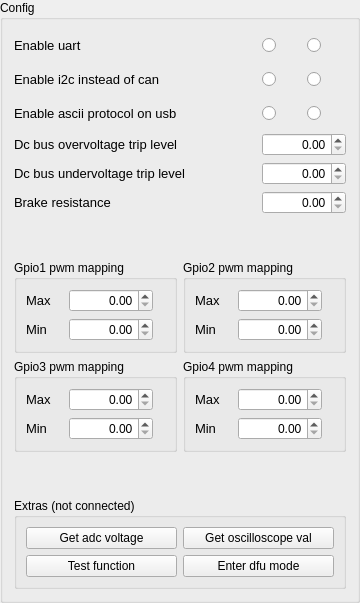
          <widget class="QGroupBox" name="groupBox_axis_config_5">
           <property name="maximumSize">
            <size>
             <width>360</width>
             <height>16777215</height>
            </size>
           </property>
           <property name="title">
            <string>Config</string>
           </property>
           <layout class="QGridLayout" name="gridLayout_45">
            <item row="0" column="0" colspan="2">
             <layout class="QGridLayout" name="gridLayout_46">
              <item row="3" column="2">
               <widget class="QDoubleSpinBox" name="doubleSpinBox_dcBusOvervoltageTripLevelValue">
                <property name="alignment">
                 <set>Qt::AlignRight|Qt::AlignTrailing|Qt::AlignVCenter</set>
                </property>
                <property name="maximum">
                 <double>1000000.000000000000000</double>
                </property>
               </widget>
              </item>
              <item row="5" column="0">
               <widget class="QLabel" name="label_dcBusUndervoltageTripLevel">
                <property name="font">
                 <font>
                  <pointsize>10</pointsize>
                 </font>
                </property>
                <property name="text">
                 <string>Dc bus undervoltage trip level</string>
                </property>
               </widget>
              </item>
              <item row="3" column="0">
               <widget class="QLabel" name="label_dcBusOvervoltageTripLevel">
                <property name="font">
                 <font>
                  <pointsize>10</pointsize>
                 </font>
                </property>
                <property name="text">
                 <string>Dc bus overvoltage trip level</string>
                </property>
               </widget>
              </item>
              <item row="0" column="0">
               <widget class="QLabel" name="label_enableUart">
                <property name="font">
                 <font>
                  <pointsize>10</pointsize>
                 </font>
                </property>
                <property name="text">
                 <string>Enable uart</string>
                </property>
               </widget>
              </item>
              <item row="6" column="0">
               <widget class="QLabel" name="label_brakeResistance">
                <property name="font">
                 <font>
                  <pointsize>10</pointsize>
                 </font>
                </property>
                <property name="text">
                 <string>Brake resistance</string>
                </property>
               </widget>
              </item>
              <item row="0" column="1">
               <spacer name="horizontalSpacer_5">
                <property name="orientation">
                 <enum>Qt::Horizontal</enum>
                </property>
                <property name="sizeHint" stdset="0">
                 <size>
                  <width>40</width>
                  <height>20</height>
                 </size>
                </property>
               </spacer>
              </item>
              <item row="5" column="2">
               <widget class="QDoubleSpinBox" name="doubleSpinBox_dcBusUndervoltageTripLevelValue">
                <property name="alignment">
                 <set>Qt::AlignRight|Qt::AlignTrailing|Qt::AlignVCenter</set>
                </property>
                <property name="maximum">
                 <double>1000000.000000000000000</double>
                </property>
               </widget>
              </item>
              <item row="0" column="2">
               <layout class="QGridLayout" name="gridLayout_55">
                <item row="0" column="0">
                 <widget class="QRadioButton" name="radioButton_enableUartTrue">
                  <property name="minimumSize">
                   <size>
                    <width>0</width>
                    <height>28</height>
                   </size>
                  </property>
                  <property name="text">
                   <string/>
                  </property>
                  <property name="icon">
                   <iconset>
                    <normaloff>Icons/True.jpg</normaloff>Icons/True.jpg</iconset>
                  </property>
                  <property name="iconSize">
                   <size>
                    <width>26</width>
                    <height>26</height>
                   </size>
                  </property>
                  <attribute name="buttonGroup">
                   <string notr="true">buttonGroup</string>
                  </attribute>
                 </widget>
                </item>
                <item row="0" column="1">
                 <widget class="QRadioButton" name="radioButton_enableUartFalse">
                  <property name="minimumSize">
                   <size>
                    <width>0</width>
                    <height>28</height>
                   </size>
                  </property>
                  <property name="text">
                   <string/>
                  </property>
                  <property name="icon">
                   <iconset>
                    <normaloff>Icons/False.jpg</normaloff>Icons/False.jpg</iconset>
                  </property>
                  <property name="iconSize">
                   <size>
                    <width>26</width>
                    <height>26</height>
                   </size>
                  </property>
                  <attribute name="buttonGroup">
                   <string notr="true">buttonGroup</string>
                  </attribute>
                 </widget>
                </item>
               </layout>
              </item>
              <item row="6" column="2">
               <widget class="QDoubleSpinBox" name="doubleSpinBox_brakeResistanceValue">
                <property name="alignment">
                 <set>Qt::AlignRight|Qt::AlignTrailing|Qt::AlignVCenter</set>
                </property>
                <property name="maximum">
                 <double>1000000.000000000000000</double>
                </property>
               </widget>
              </item>
              <item row="1" column="2">
               <layout class="QGridLayout" name="gridLayout_56">
                <item row="0" column="0">
                 <widget class="QRadioButton" name="radioButton_enableI2cInsteadOfCanTrue">
                  <property name="minimumSize">
                   <size>
                    <width>0</width>
                    <height>28</height>
                   </size>
                  </property>
                  <property name="text">
                   <string/>
                  </property>
                  <property name="icon">
                   <iconset>
                    <normaloff>Icons/True.jpg</normaloff>Icons/True.jpg</iconset>
                  </property>
                  <property name="iconSize">
                   <size>
                    <width>26</width>
                    <height>26</height>
                   </size>
                  </property>
                  <attribute name="buttonGroup">
                   <string notr="true">buttonGroup_2</string>
                  </attribute>
                 </widget>
                </item>
                <item row="0" column="1">
                 <widget class="QRadioButton" name="radioButton_enableI2cInsteadOfCanFalse">
                  <property name="minimumSize">
                   <size>
                    <width>0</width>
                    <height>28</height>
                   </size>
                  </property>
                  <property name="text">
                   <string/>
                  </property>
                  <property name="icon">
                   <iconset>
                    <normaloff>Icons/False.jpg</normaloff>Icons/False.jpg</iconset>
                  </property>
                  <property name="iconSize">
                   <size>
                    <width>26</width>
                    <height>26</height>
                   </size>
                  </property>
                  <attribute name="buttonGroup">
                   <string notr="true">buttonGroup_2</string>
                  </attribute>
                 </widget>
                </item>
               </layout>
              </item>
              <item row="1" column="0">
               <widget class="QLabel" name="label_enableI2cInsteadOfCan">
                <property name="font">
                 <font>
                  <pointsize>10</pointsize>
                 </font>
                </property>
                <property name="text">
                 <string>Enable i2c instead of can</string>
                </property>
               </widget>
              </item>
              <item row="2" column="0">
               <widget class="QLabel" name="label_enableAsciiProtocolOnUsb">
                <property name="font">
                 <font>
                  <pointsize>10</pointsize>
                 </font>
                </property>
                <property name="text">
                 <string>Enable ascii protocol on usb</string>
                </property>
               </widget>
              </item>
              <item row="2" column="2">
               <layout class="QGridLayout" name="gridLayout_57">
                <item row="0" column="0">
                 <widget class="QRadioButton" name="radioButton_enableAsciiProtocolOnUsbTrue">
                  <property name="minimumSize">
                   <size>
                    <width>0</width>
                    <height>28</height>
                   </size>
                  </property>
                  <property name="text">
                   <string/>
                  </property>
                  <property name="icon">
                   <iconset>
                    <normaloff>Icons/True.jpg</normaloff>Icons/True.jpg</iconset>
                  </property>
                  <property name="iconSize">
                   <size>
                    <width>26</width>
                    <height>26</height>
                   </size>
                  </property>
                  <attribute name="buttonGroup">
                   <string notr="true">buttonGroup_3</string>
                  </attribute>
                 </widget>
                </item>
                <item row="0" column="1">
                 <widget class="QRadioButton" name="radioButton_enableAsciiProtocolOnUsbFalse">
                  <property name="minimumSize">
                   <size>
                    <width>0</width>
                    <height>28</height>
                   </size>
                  </property>
                  <property name="text">
                   <string/>
                  </property>
                  <property name="icon">
                   <iconset>
                    <normaloff>Icons/False.jpg</normaloff>Icons/False.jpg</iconset>
                  </property>
                  <property name="iconSize">
                   <size>
                    <width>26</width>
                    <height>26</height>
                   </size>
                  </property>
                  <attribute name="buttonGroup">
                   <string notr="true">buttonGroup_3</string>
                  </attribute>
                 </widget>
                </item>
               </layout>
              </item>
             </layout>
            </item>
            <item row="2" column="0">
             <widget class="QGroupBox" name="groupBox_5">
              <property name="title">
               <string>Gpio1 pwm mapping</string>
              </property>
              <layout class="QGridLayout" name="gridLayout_48">
               <item row="0" column="0">
                <layout class="QGridLayout" name="gridLayout_47">
                 <item row="0" column="1">
                  <spacer name="horizontalSpacer_13">
                   <property name="orientation">
                    <enum>Qt::Horizontal</enum>
                   </property>
                   <property name="sizeHint" stdset="0">
                    <size>
                     <width>40</width>
                     <height>20</height>
                    </size>
                   </property>
                  </spacer>
                 </item>
                 <item row="0" column="0">
                  <widget class="QLabel" name="label_gpio1Max">
                   <property name="font">
                    <font>
                     <pointsize>10</pointsize>
                    </font>
                   </property>
                   <property name="text">
                    <string>Max</string>
                   </property>
                  </widget>
                 </item>
                 <item row="1" column="0">
                  <widget class="QLabel" name="label_gpio1Min">
                   <property name="font">
                    <font>
                     <pointsize>10</pointsize>
                    </font>
                   </property>
                   <property name="text">
                    <string>Min</string>
                   </property>
                  </widget>
                 </item>
                 <item row="0" column="3">
                  <spacer name="horizontalSpacer_14">
                   <property name="orientation">
                    <enum>Qt::Horizontal</enum>
                   </property>
                   <property name="sizeHint" stdset="0">
                    <size>
                     <width>40</width>
                     <height>20</height>
                    </size>
                   </property>
                  </spacer>
                 </item>
                 <item row="0" column="2">
                  <widget class="QDoubleSpinBox" name="doubleSpinBox_gpio1MaxValue">
                   <property name="alignment">
                    <set>Qt::AlignRight|Qt::AlignTrailing|Qt::AlignVCenter</set>
                   </property>
                   <property name="maximum">
                    <double>1000000.000000000000000</double>
                   </property>
                  </widget>
                 </item>
                 <item row="1" column="2">
                  <widget class="QDoubleSpinBox" name="doubleSpinBox_gpio1MinValue">
                   <property name="alignment">
                    <set>Qt::AlignRight|Qt::AlignTrailing|Qt::AlignVCenter</set>
                   </property>
                   <property name="maximum">
                    <double>1000000.000000000000000</double>
                   </property>
                  </widget>
                 </item>
                </layout>
               </item>
              </layout>
             </widget>
            </item>
            <item row="2" column="1">
             <widget class="QGroupBox" name="groupBox_6">
              <property name="title">
               <string>Gpio2 pwm mapping</string>
              </property>
              <layout class="QGridLayout" name="gridLayout_49">
               <item row="0" column="0">
                <layout class="QGridLayout" name="gridLayout_50">
                 <item row="0" column="1">
                  <spacer name="horizontalSpacer_20">
                   <property name="orientation">
                    <enum>Qt::Horizontal</enum>
                   </property>
                   <property name="sizeHint" stdset="0">
                    <size>
                     <width>40</width>
                     <height>20</height>
                    </size>
                   </property>
                  </spacer>
                 </item>
                 <item row="0" column="0">
                  <widget class="QLabel" name="label_gpio2Max">
                   <property name="font">
                    <font>
                     <pointsize>10</pointsize>
                    </font>
                   </property>
                   <property name="text">
                    <string>Max</string>
                   </property>
                  </widget>
                 </item>
                 <item row="1" column="0">
                  <widget class="QLabel" name="label_gpio2Min">
                   <property name="font">
                    <font>
                     <pointsize>10</pointsize>
                    </font>
                   </property>
                   <property name="text">
                    <string>Min</string>
                   </property>
                  </widget>
                 </item>
                 <item row="0" column="3">
                  <spacer name="horizontalSpacer_21">
                   <property name="orientation">
                    <enum>Qt::Horizontal</enum>
                   </property>
                   <property name="sizeHint" stdset="0">
                    <size>
                     <width>40</width>
                     <height>20</height>
                    </size>
                   </property>
                  </spacer>
                 </item>
                 <item row="0" column="2">
                  <widget class="QDoubleSpinBox" name="doubleSpinBox_gpio2MaxValue">
                   <property name="alignment">
                    <set>Qt::AlignRight|Qt::AlignTrailing|Qt::AlignVCenter</set>
                   </property>
                   <property name="maximum">
                    <double>1000000.000000000000000</double>
                   </property>
                  </widget>
                 </item>
                 <item row="1" column="2">
                  <widget class="QDoubleSpinBox" name="doubleSpinBox_gpio2MinValue">
                   <property name="alignment">
                    <set>Qt::AlignRight|Qt::AlignTrailing|Qt::AlignVCenter</set>
                   </property>
                   <property name="maximum">
                    <double>1000000.000000000000000</double>
                   </property>
                  </widget>
                 </item>
                </layout>
               </item>
              </layout>
             </widget>
            </item>
            <item row="3" column="0">
             <widget class="QGroupBox" name="groupBox_7">
              <property name="title">
               <string>Gpio3 pwm mapping</string>
              </property>
              <layout class="QGridLayout" name="gridLayout_51">
               <item row="0" column="0">
                <layout class="QGridLayout" name="gridLayout_52">
                 <item row="0" column="1">
                  <spacer name="horizontalSpacer_27">
                   <property name="orientation">
                    <enum>Qt::Horizontal</enum>
                   </property>
                   <property name="sizeHint" stdset="0">
                    <size>
                     <width>40</width>
                     <height>20</height>
                    </size>
                   </property>
                  </spacer>
                 </item>
                 <item row="0" column="0">
                  <widget class="QLabel" name="label_gpio3Max">
                   <property name="font">
                    <font>
                     <pointsize>10</pointsize>
                    </font>
                   </property>
                   <property name="text">
                    <string>Max</string>
                   </property>
                  </widget>
                 </item>
                 <item row="1" column="0">
                  <widget class="QLabel" name="label_gpio3Min">
                   <property name="font">
                    <font>
                     <pointsize>10</pointsize>
                    </font>
                   </property>
                   <property name="text">
                    <string>Min</string>
                   </property>
                  </widget>
                 </item>
                 <item row="0" column="3">
                  <spacer name="horizontalSpacer_28">
                   <property name="orientation">
                    <enum>Qt::Horizontal</enum>
                   </property>
                   <property name="sizeHint" stdset="0">
                    <size>
                     <width>40</width>
                     <height>20</height>
                    </size>
                   </property>
                  </spacer>
                 </item>
                 <item row="0" column="2">
                  <widget class="QDoubleSpinBox" name="doubleSpinBox_gpio3MaxValue">
                   <property name="alignment">
                    <set>Qt::AlignRight|Qt::AlignTrailing|Qt::AlignVCenter</set>
                   </property>
                   <property name="maximum">
                    <double>1000000.000000000000000</double>
                   </property>
                  </widget>
                 </item>
                 <item row="1" column="2">
                  <widget class="QDoubleSpinBox" name="doubleSpinBox_gpio3MinValue">
                   <property name="alignment">
                    <set>Qt::AlignRight|Qt::AlignTrailing|Qt::AlignVCenter</set>
                   </property>
                   <property name="maximum">
                    <double>1000000.000000000000000</double>
                   </property>
                  </widget>
                 </item>
                </layout>
               </item>
              </layout>
             </widget>
            </item>
            <item row="3" column="1" alignment="Qt::AlignTop">
             <widget class="QGroupBox" name="groupBox_8">
              <property name="title">
               <string>Gpio4 pwm mapping</string>
              </property>
              <layout class="QGridLayout" name="gridLayout_53">
               <item row="0" column="0">
                <layout class="QGridLayout" name="gridLayout_54">
                 <item row="0" column="1">
                  <spacer name="horizontalSpacer_29">
                   <property name="orientation">
                    <enum>Qt::Horizontal</enum>
                   </property>
                   <property name="sizeHint" stdset="0">
                    <size>
                     <width>40</width>
                     <height>20</height>
                    </size>
                   </property>
                  </spacer>
                 </item>
                 <item row="0" column="0">
                  <widget class="QLabel" name="label_gpio4Max">
                   <property name="font">
                    <font>
                     <pointsize>10</pointsize>
                    </font>
                   </property>
                   <property name="text">
                    <string>Max</string>
                   </property>
                  </widget>
                 </item>
                 <item row="1" column="0">
                  <widget class="QLabel" name="label_gpio4MIn">
                   <property name="font">
                    <font>
                     <pointsize>10</pointsize>
                    </font>
                   </property>
                   <property name="text">
                    <string>Min</string>
                   </property>
                  </widget>
                 </item>
                 <item row="0" column="3">
                  <spacer name="horizontalSpacer_30">
                   <property name="orientation">
                    <enum>Qt::Horizontal</enum>
                   </property>
                   <property name="sizeHint" stdset="0">
                    <size>
                     <width>40</width>
                     <height>20</height>
                    </size>
                   </property>
                  </spacer>
                 </item>
                 <item row="0" column="2">
                  <widget class="QDoubleSpinBox" name="doubleSpinBox_gpio4MaxValue">
                   <property name="alignment">
                    <set>Qt::AlignRight|Qt::AlignTrailing|Qt::AlignVCenter</set>
                   </property>
                   <property name="maximum">
                    <double>1000000.000000000000000</double>
                   </property>
                  </widget>
                 </item>
                 <item row="1" column="2">
                  <widget class="QDoubleSpinBox" name="doubleSpinBox_gpio4MinValue">
                   <property name="alignment">
                    <set>Qt::AlignRight|Qt::AlignTrailing|Qt::AlignVCenter</set>
                   </property>
                   <property name="maximum">
                    <double>1000000.000000000000000</double>
                   </property>
                  </widget>
                 </item>
                </layout>
               </item>
              </layout>
             </widget>
            </item>
            <item row="5" column="0" colspan="2">
             <widget class="QGroupBox" name="groupBox_9">
              <property name="title">
               <string>Extras (not connected)</string>
              </property>
              <layout class="QGridLayout" name="gridLayout_58">
               <item row="0" column="1">
                <widget class="QPushButton" name="pushButton_getOscilloscopeVal">
                 <property name="text">
                  <string>Get oscilloscope val</string>
                 </property>
                </widget>
               </item>
               <item row="0" column="0">
                <widget class="QPushButton" name="pushButton_getAdcVoltage">
                 <property name="text">
                  <string>Get adc voltage</string>
                 </property>
                </widget>
               </item>
               <item row="1" column="0">
                <widget class="QPushButton" name="pushButton_testFunction">
                 <property name="text">
                  <string>Test function</string>
                 </property>
                </widget>
               </item>
               <item row="1" column="1">
                <widget class="QPushButton" name="pushButton_enterDfuMode">
                 <property name="text">
                  <string>Enter dfu mode</string>
                 </property>
                </widget>
               </item>
              </layout>
             </widget>
            </item>
            <item row="1" column="0">
             <spacer name="verticalSpacer_2">
              <property name="orientation">
               <enum>Qt::Vertical</enum>
              </property>
              <property name="sizeHint" stdset="0">
               <size>
                <width>20</width>
                <height>40</height>
               </size>
              </property>
             </spacer>
            </item>
            <item row="4" column="0">
             <spacer name="verticalSpacer_4">
              <property name="orientation">
               <enum>Qt::Vertical</enum>
              </property>
              <property name="sizeHint" stdset="0">
               <size>
                <width>20</width>
                <height>40</height>
               </size>
              </property>
             </spacer>
            </item>
           </layout>
          </widget>
